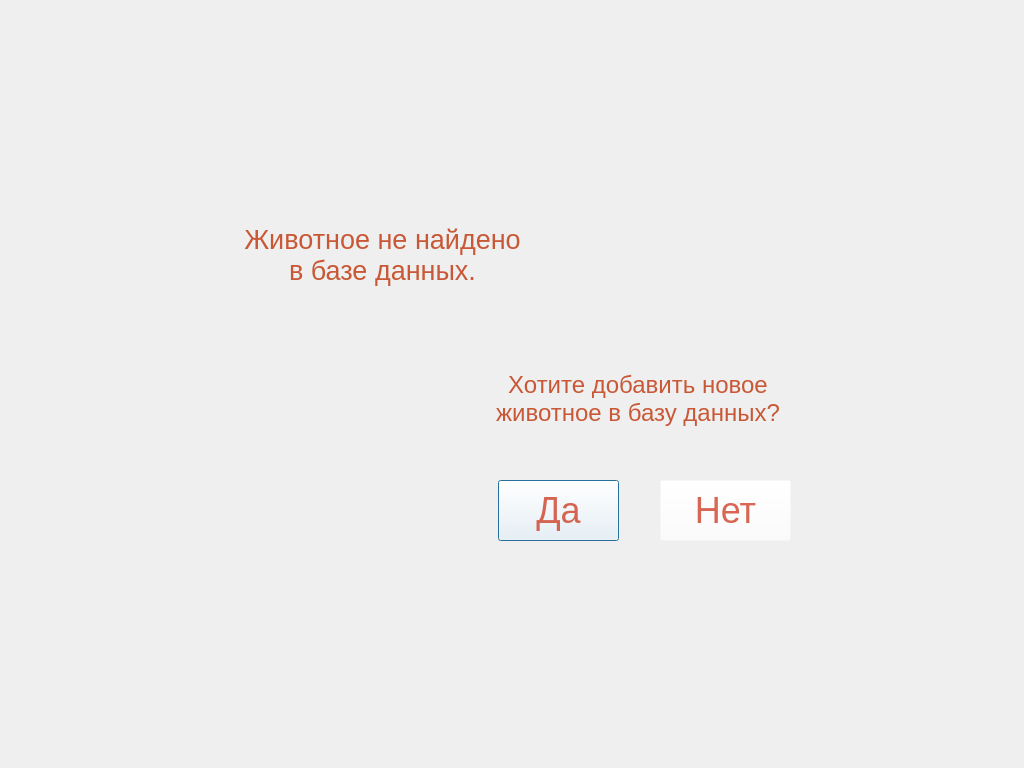
<?xml version="1.0" encoding="UTF-8"?>
<ui version="4.0">
 <class>AddNewAnimal</class>
 <widget class="QDialog" name="AddNewAnimal">
  <property name="geometry">
   <rect>
    <x>0</x>
    <y>0</y>
    <width>1024</width>
    <height>768</height>
   </rect>
  </property>
  <property name="windowTitle">
   <string>Dialog</string>
  </property>
  <widget class="QPushButton" name="pushButton_Yes">
   <property name="geometry">
    <rect>
     <x>498</x>
     <y>480</y>
     <width>121</width>
     <height>61</height>
    </rect>
   </property>
   <property name="font">
    <font>
     <pointsize>27</pointsize>
     <weight>50</weight>
     <italic>false</italic>
     <bold>false</bold>
    </font>
   </property>
   <property name="styleSheet">
    <string notr="true">background:rgba(255, 255, 255, 0);
color:rgba(204, 57, 31, 196);
font-size:27pt;
font:&quot;Arial Rounded MT Bold&quot;;</string>
   </property>
   <property name="text">
    <string>Да</string>
   </property>
  </widget>
  <widget class="QLabel" name="label">
   <property name="geometry">
    <rect>
     <x>207</x>
     <y>200</y>
     <width>351</width>
     <height>110</height>
    </rect>
   </property>
   <property name="font">
    <font>
     <pointsize>30</pointsize>
    </font>
   </property>
   <property name="text">
    <string>&lt;html&gt;&lt;head/&gt;&lt;body&gt;&lt;p align=&quot;center&quot;&gt;&lt;span style=&quot; font-family:'Comic Sans MS'; font-size:20pt; color:#c85836;&quot;&gt;Животное не найдено &lt;br/&gt;в базе данных.&lt;/span&gt;&lt;/p&gt;&lt;/body&gt;&lt;/html&gt;</string>
   </property>
  </widget>
  <widget class="QPushButton" name="pushButton_No">
   <property name="geometry">
    <rect>
     <x>660</x>
     <y>480</y>
     <width>131</width>
     <height>61</height>
    </rect>
   </property>
   <property name="font">
    <font>
     <pointsize>27</pointsize>
     <weight>50</weight>
     <italic>false</italic>
     <bold>false</bold>
    </font>
   </property>
   <property name="styleSheet">
    <string notr="true">background:rgba(255, 255, 255, 0);
color:rgba(204, 57, 31, 196);
font-size:27pt;
font:&quot;Arial Rounded MT Bold&quot;;</string>
   </property>
   <property name="text">
    <string>Нет</string>
   </property>
  </widget>
  <widget class="QLabel" name="label_2">
   <property name="geometry">
    <rect>
     <x>443</x>
     <y>335</y>
     <width>390</width>
     <height>128</height>
    </rect>
   </property>
   <property name="font">
    <font>
     <pointsize>30</pointsize>
    </font>
   </property>
   <property name="text">
    <string>&lt;html&gt;&lt;head/&gt;&lt;body&gt;&lt;p align=&quot;center&quot;&gt;&lt;span style=&quot; font-family:'Comic Sans MS'; font-size:18pt; color:#c85836;&quot;&gt;Хотите добавить новое&lt;br/&gt;животное в базу данных?&lt;/span&gt;&lt;/p&gt;&lt;/body&gt;&lt;/html&gt;</string>
   </property>
  </widget>
  <widget class="QLabel" name="label_3">
   <property name="geometry">
    <rect>
     <x>0</x>
     <y>0</y>
     <width>1024</width>
     <height>768</height>
    </rect>
   </property>
   <property name="text">
    <string/>
   </property>
  </widget>
  <widget class="QLabel" name="label_4">
   <property name="geometry">
    <rect>
     <x>177</x>
     <y>188</y>
     <width>411</width>
     <height>134</height>
    </rect>
   </property>
   <property name="text">
    <string/>
   </property>
  </widget>
  <widget class="QLabel" name="label_5">
   <property name="geometry">
    <rect>
     <x>424</x>
     <y>331</y>
     <width>411</width>
     <height>134</height>
    </rect>
   </property>
   <property name="text">
    <string/>
   </property>
  </widget>
  <widget class="QLabel" name="label_6">
   <property name="geometry">
    <rect>
     <x>658</x>
     <y>481</y>
     <width>137</width>
     <height>61</height>
    </rect>
   </property>
   <property name="text">
    <string/>
   </property>
  </widget>
  <widget class="QLabel" name="label_7">
   <property name="geometry">
    <rect>
     <x>489</x>
     <y>481</y>
     <width>137</width>
     <height>61</height>
    </rect>
   </property>
   <property name="text">
    <string/>
   </property>
  </widget>
  <widget class="QLabel" name="label_8">
   <property name="geometry">
    <rect>
     <x>-21</x>
     <y>27</y>
     <width>1048</width>
     <height>578</height>
    </rect>
   </property>
   <property name="text">
    <string/>
   </property>
  </widget>
  <widget class="QLabel" name="label_9">
   <property name="geometry">
    <rect>
     <x>-20</x>
     <y>36</y>
     <width>1047</width>
     <height>562</height>
    </rect>
   </property>
   <property name="text">
    <string/>
   </property>
  </widget>
  <zorder>label_3</zorder>
  <zorder>label_4</zorder>
  <zorder>label_5</zorder>
  <zorder>label_6</zorder>
  <zorder>label_7</zorder>
  <zorder>label_8</zorder>
  <zorder>label_9</zorder>
  <zorder>label</zorder>
  <zorder>label_2</zorder>
  <zorder>pushButton_Yes</zorder>
  <zorder>pushButton_No</zorder>
 </widget>
 <resources/>
 <connections/>
</ui>
